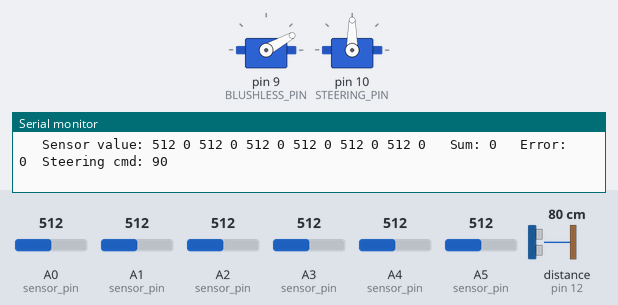
A sketch run on a simulated Arduino Uno, built with avr-gcc and run on an emulated ATmega328P. Parts: 2 × servo, the last lines printed to the serial monitor. The test bench sets the inputs (shaded band); at power-on: A0 (sensor_pin) = 512, distance to the obstacle (sensor on pin 12) 80 cm, A1 (sensor_pin) = 512, A2 (sensor_pin) = 512, A3 (sensor_pin) = 512, A4 (sensor_pin) = 512, A5 (sensor_pin) = 512. The echo pulse lasts 58.3 µs per cm.

Above: at 4.3 s.
4.4 s: A0 (sensor_pin) set to 643
7.4 s: A0 (sensor_pin) set to 663
At 10.3 s:
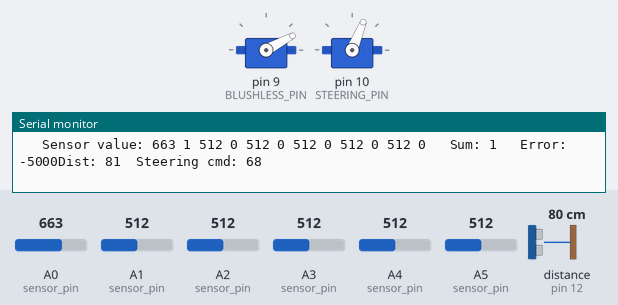
10.4 s: distance to the obstacle (sensor on pin 12) set to 51 cm
13.4 s: distance to the obstacle (sensor on pin 12) set to 46 cm
At 13.8 s:
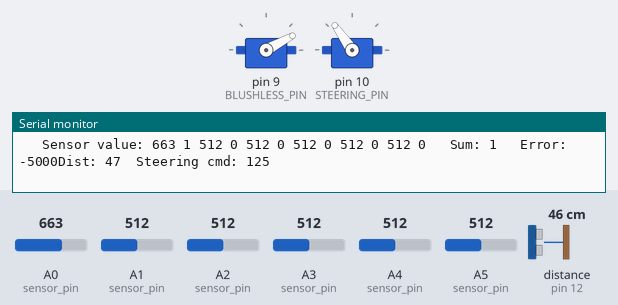
14.9 s: A1 (sensor_pin) set to 108
17.9 s: A1 (sensor_pin) set to 89
Timing chart, 0 to 20.9 s (numbered marks = the images above; inputs shaded):
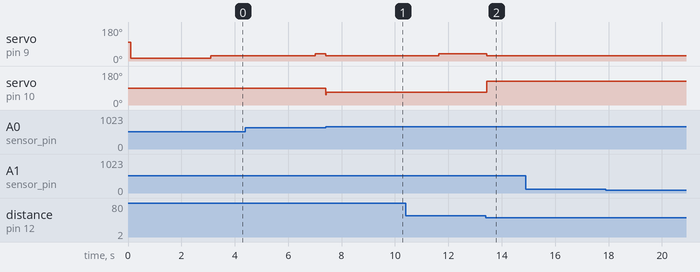

The sketch:

formula_air_tracking.ino
```cpp
/************************************************
    FileName    [ formula_air_tracking.ino ]
    Synopsis    [ Tracking line using PID and bang bang control ]
    Author      [ Johnson Shih, Frank Lin ]
    Last Edit   [ 2018/06/19 ]
    Copyleft    [ Group 15 小萌牛©2018, NTUME ]
************************************************/

/********************Options********************/
#define DIGITAL
#define SERIAL_DEBUG
#define BOOSTING
/********************Include********************/
#include <Servo.h>
#include <NewPing.h>
/********************Pins***********************/
#define SENSOR_PIN {A0, A1, A2, A3, A4, A5}
#define BLUSHLESS_PIN 9
#define STEERING_PIN 10
#define TRIGGER_PIN 11
#define ECHO_PIN 12
/********************Other Parameters***********/
#define STEERING_MAX 35
#define STEERING_MED 90
#define DELTA_T 1
#define SPEED 28
#define BARRIER_DELAY 200
#define BARRIER_DIST 50
#define MAX_DISTANCE 100
/********************Calibration Values*********/
#define CALIBRATION {{550, 650}, {630, 730}, {630, 730}, {550, 650}, {600, 700}, {750, 850}}
/********************PID Parameters*************/
#define KP 4.2 * 0.001 //4.2
#define KI 0.0065 * 0.001
#define KD 18 * 0.001
/********************Objects********************/
Servo brushless;
Servo steering;
NewPing sonar(TRIGGER_PIN, ECHO_PIN, MAX_DISTANCE);
/********************Variables******************/
float weight[6] = {-5, -3, -1, 1, 3, 5};
int brushless_cmd = 0;
int error = 0;
long error_sum = 0;
int error_last = 0;
int sensor_pin[6] = SENSOR_PIN;
int calibration[6][2] = CALIBRATION;
int pre_sensor_value[6] = {0};
int dist_history[5] = {0};
unsigned long start_time = 0, init_time = 0;
float kp = KP, ki = KI, kd = KD;
enum State {initial, normal, barrier, last};
State state = initial;
#ifdef BOOSTING
int counter = 0;
#endif
/********************Functions******************/
void brushless_init();
void line_follow();
int pid();
void skip_barrier();
int get_dist();
int ultrasonic();
/********************Main Functions*************/
void setup() {
#ifdef SERIAL_DEBUG
    Serial.begin(115200);
#endif
    //Pin initialialization
    for (int i = 0; i < 6; ++i) pinMode(sensor_pin[i], INPUT);
    pinMode(TRIGGER_PIN, OUTPUT);
    pinMode(ECHO_PIN, INPUT);
    brushless.attach(BLUSHLESS_PIN);
    steering.attach(STEERING_PIN);
    //Intial position
    steering.write(STEERING_MED);
    state = initial;
    brushless_init();
    init_time = millis();
}

void loop() {
    line_follow();
    delay(DELTA_T);
#ifdef SERIAL_DEBUG
    Serial.println("");
#endif
}
/********************Helping Functions**********/
void line_follow() {
    int steering_cmd;
    long sensor_value[6] = {0};
    long weighted_sum = 0, sum = 0;
#ifdef SERIAL_DEBUG
    Serial.print("   Sensor value:");
#endif
    for (int i = 0; i < 6; ++i) {
#ifndef DIGITAL
        //Using Digital Signal
        sensor_value[i] = analogRead(sensor_pin[i]);
#else
        //Using Analog Signal
        sensor_value[i] = analogRead(sensor_pin[i]);
#ifdef SERIAL_DEBUG
        Serial.print(' ');
        Serial.print(sensor_value[i]);
#endif
        //Double trigger line
        if (sensor_value[i] > calibration[i][1] && !pre_sensor_value[i] ||
            sensor_value[i] < calibration[i][0] && pre_sensor_value[i])
            sensor_value[i] = !pre_sensor_value[i];
        else
            sensor_value[i] = pre_sensor_value[i];
        pre_sensor_value[i] = sensor_value[i];
#endif
#ifdef SERIAL_DEBUG
        Serial.print(' ');
        Serial.print(sensor_value[i]);
#endif
        weighted_sum += sensor_value[i]*weight[i]*1000;
        sum += sensor_value[i];
    }
    error = weighted_sum/sum;
    //Bang bang control
    if (!sum)
        error = (abs(error_last) >= 5000)? constrain(error_last*3/2, -10000, 10000): error_last;
    error_sum = error_sum*9/10 + error;
#ifdef SERIAL_DEBUG
    Serial.print("   Sum: ");
    Serial.print(sum);
    Serial.print("   Error: ");
    Serial.print(error);
#endif
    //Motions accrding to different states
    if (state == initial) {
        if (millis()-init_time > 7000) state = normal;
        brushless_cmd = SPEED+1;
        steering_cmd = pid();
    }
    else if (state == normal) {
        if (get_dist() < BARRIER_DIST) {
          start_time = millis();
          state = barrier;
        }
        brushless_cmd = SPEED;
        steering_cmd = pid();
    }
    else if (state == barrier) {
        if (get_dist() < BARRIER_DIST) {
          start_time = millis();
        }
        if (millis()-start_time < BARRIER_DELAY) {
            brushless_cmd = SPEED;
            steering_cmd = STEERING_MED+STEERING_MAX;
        }
        else {
            steering_cmd = STEERING_MED + 5;
            brushless_cmd = SPEED-1;
            if(sum && !sensor_value[0] && !sensor_value[5]) {
                state = last;
                error_sum = 0;
            }
        }
    }
    else {
        brushless_cmd = SPEED-1;
        steering_cmd = pid();
    }
    error_last = error;
#ifdef SERIAL_DEBUG
    Serial.print("  Steering cmd: ");
    Serial.print(steering_cmd);
#endif
    //Write cmd
    steering.write(steering_cmd);
    brushless.write(brushless_cmd);
}

int pid() {
    long error_p = error;
    long error_d = error - error_last;
    long error_i = error_sum;
    //Speed boosting
#ifdef BOOSTING
    counter = (error_d)? 0 : counter+1;
    if (counter >= 500)
        brushless_cmd = SPEED+10;
#endif
    //Caculate Error
    int steering_cmd = STEERING_MED + error_p * kp + error_i * ki + error_d * kd;
    steering_cmd = constrain(steering_cmd, STEERING_MED-STEERING_MAX, STEERING_MED+STEERING_MAX);

    return steering_cmd;
}

void brushless_init() {
    brushless.write(100);
    delay(100);
    brushless.write(15);
    delay(3000);
    brushless.write(SPEED+1);
}

int get_dist() {
    int sum = 0, count = 0;
    int n = 5;
    for (int i = 0; i < n-1; ++i) dist_history[i] = dist_history[i+1];
    dist_history[n-1] = sonar.ping_cm();
    for (int i = 0; i < n; ++i) {
        if (dist_history[i])
            ++count;
        sum += dist_history[i];
    }
    if (!count) sum = 100;
    else sum /= count;
#ifdef SERIAL_DEBUG
    Serial.print("Dist: ");
    Serial.print(sum);
#endif
    return sum;
}
```

Measured:
- the behaviour switches between 650 and 651 on A0 (sensor_pin) (found by bisection; images 0 and 1)
- the behaviour switches between 49 and 48 cm on distance to the obstacle (sensor on pin 12) (found by bisection; images 1 and 2)
- after the input at 7.4 s, servo on pin 9 (BLUSHLESS_PIN): 38° → 29° at once, → 28° 2.7 s later; servo on pin 10 (STEERING_PIN): 90° → 68° at once
- after the input at 13.4 s, servo on pin 9 (BLUSHLESS_PIN): 38° → 28° at once; servo on pin 10 (STEERING_PIN): 68° → 125° at once
